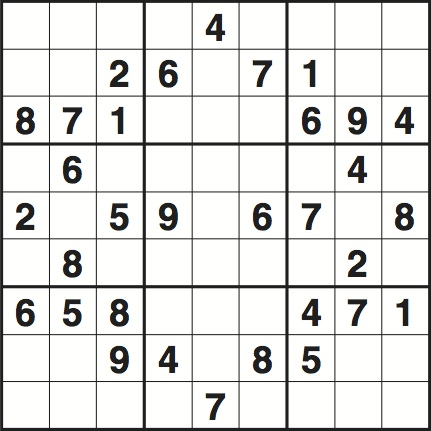
#> input picture s1.jpg, 431 x 431 px
$ python sliding_window.py   (Python 2 division)
#> lines starting #> are read from the running program, lines starting #| are printed output that depends on the picture; after the words box and inside, x2 and y2 are one past the last pixel; in counts of white or black regions, pixels touching at a corner belong together
import cv2
import time
import numpy as np

img = cv2.imread('s1.jpg', cv2.IMREAD_GRAYSCALE)
#> img: shape (431, 431); min 20, max 255, mean 224.8

blur = cv2.GaussianBlur(img,(5,5),0)
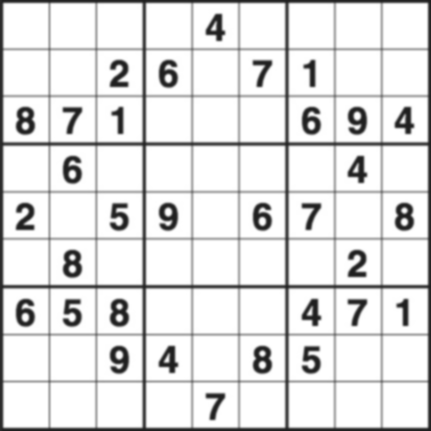
#> blur: shape (431, 431); min 30, max 255, mean 224.8
ret3,img = cv2.threshold(blur,0,255,cv2.THRESH_BINARY+cv2.THRESH_OTSU)
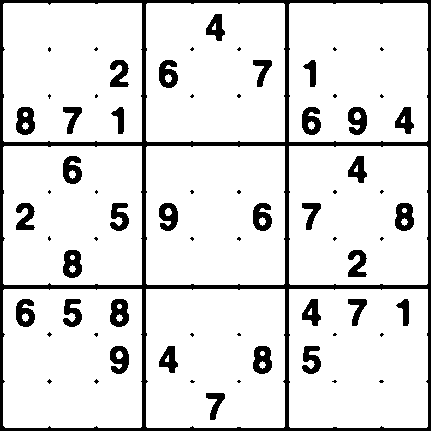
#> img: shape (431, 431); 87.8% white; 69 black regions (36 under 20 px), largest, box (x1, y1, x2, y2) and area: (0, 0, 431, 431) 12089, (16, 107, 35, 135) 389, (395, 203, 414, 231) 389
#> ret3 = 163

wind_row, wind_col = img.shape[0]/9, img.shape[1]/9
#> wind_row = 47; wind_col = 47

def sliding_window(image, stepSize, windowSize):
    for y in range(0, image.shape[0], stepSize):
        for x in range(0, image.shape[1], stepSize):
            yield (x+4, y+4, image[y:y + windowSize[1], x:x + windowSize[0]])

def show_window():
    n=1
    for(x,y, window) in sliding_window(img, img.shape[0]/9, (wind_row,wind_col)):
        if window.shape[0] != wind_row or window.shape[1] != wind_col:
            continue
        clone = img.copy()
        cv2.rectangle(clone, (x, y), (x + wind_row, y + wind_col), (0, 255, 0), 2)
        cv2.imshow("Window", clone)
        t_img = img[y:y+wind_row-1,x:x+wind_col-3]
        t_img = t_img[int(t_img.shape[1]*(0.08)):int(t_img.shape[1]*(0.95)), int(t_img.shape[0]*(0.08)):int(t_img.shape[0]*(0.93))]
        m='d/'+str(n)+'.jpg'
        cv2.imwrite(m,t_img)
        n=n+1
        cv2.waitKey(1)
#> this loop made 100 passes
#> (x, y, m) on passes 1, 2, 3, 4, 5, 6, 7, 8, 9, 11, 12, 13: (4, 4, 'd/1.jpg'), (51, 4, 'd/2.jpg'), (98, 4, 'd/3.jpg'), (145, 4, 'd/4.jpg'), (192, 4, 'd/5.jpg'), (239, 4, 'd/6.jpg'), (286, 4, 'd/7.jpg'), (333, 4, 'd/8.jpg'), (380, 4, 'd/9.jpg'), (4, 51, 'd/10.jpg'), (51, 51, 'd/11.jpg'), (98, 51, 'd/12.jpg')
#> (x, y) on passes 10, 20, 30, 40, 50, 60: (427, 4), (427, 51), (427, 98), (427, 145), (427, 192), (427, 239)
#> pass 1, in show_window, `cv2.imshow("Window", clone)`:
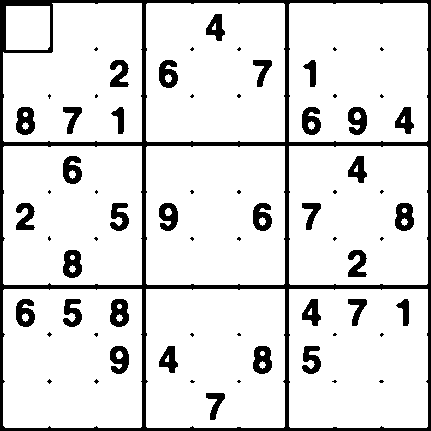
#> window 'Window': shape (431, 431); 87.5% white; 68 black regions (35 under 20 px), largest, box (x1, y1, x2, y2) and area: (0, 0, 431, 431) 12645, (16, 107, 35, 135) 389, (395, 203, 414, 231) 389
#> pass 1, in show_window, `t_img = img[y:y+wind_row-1,x:x+wind_col-3]`:
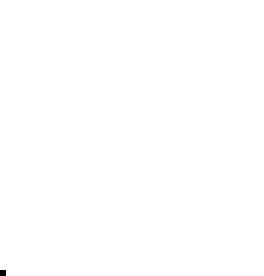
#> t_img: shape (46, 44) (shown 6 times larger); 100% white; black in thin lines or dots, all inside (x1, y1, x2, y2) = (0, 45, 1, 46)
#> pass 2, in show_window, `cv2.imshow("Window", clone)`:
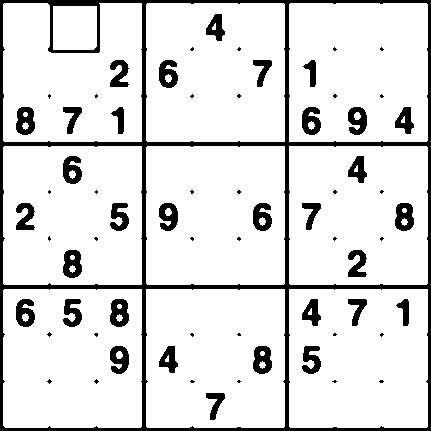
#> window 'Window': shape (431, 431); 87.5% white; 67 black regions (34 under 20 px), largest, box (x1, y1, x2, y2) and area: (0, 0, 431, 431) 12660, (16, 107, 35, 135) 389, (395, 203, 414, 231) 389
#> after the loop:
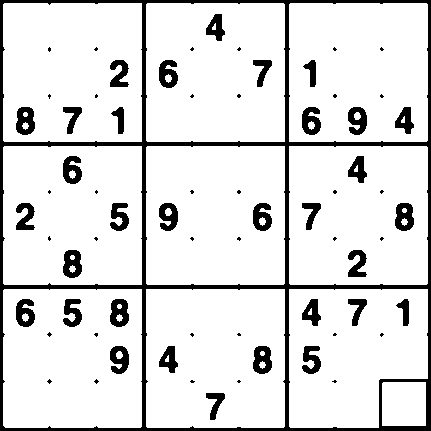
#> clone: shape (431, 431); 87.6% white; 68 black regions (35 under 20 px), largest, box (x1, y1, x2, y2) and area: (0, 0, 431, 431) 12544, (16, 107, 35, 135) 389, (395, 203, 414, 231) 389
#> after the loop, n = 82
show_window()
